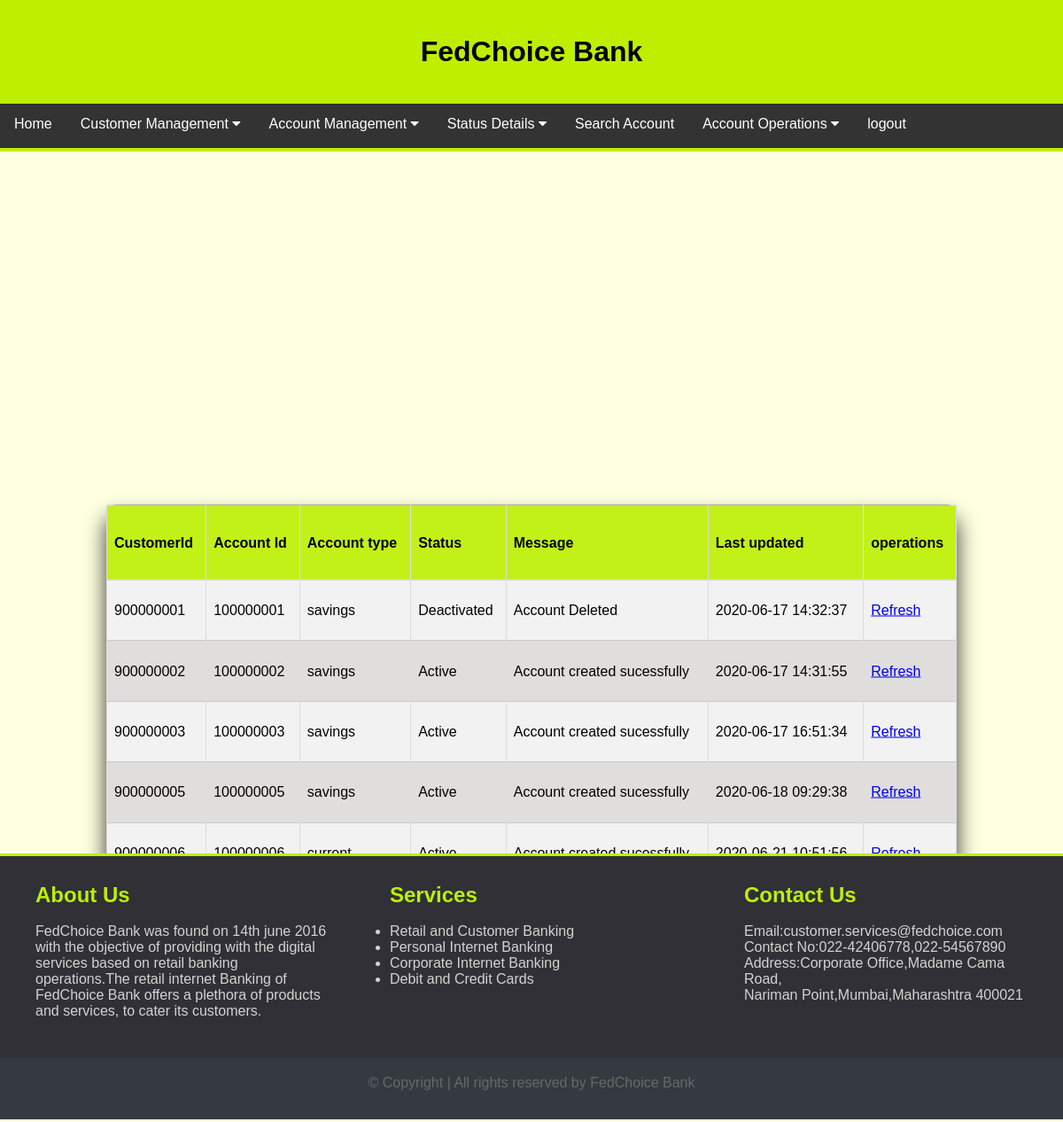
The page /accountstatus (signed in) on the database its author committed.
### application/models.py (models this page shows)
class Accounts(db.Model):
    __tablename__='accounts'
    customerid=Column(Integer,CheckConstraint('customerid>99999999 and customerid<999999999'),unique=True)
    accountid=Column(Integer,CheckConstraint('accountid>99999999 and accountid<999999999'),primary_key=True)
    accounttype=Column(String)
    balance=Column(Integer)
    status=Column(String)
    message=Column(String)
    lastupdated=Column(DateTime)

### application/routes.py (the view)
@app.route('/accountstatus')     #route for account  status page
@login_required
def accountstatus():
    accounts=Accounts.query.all()
    return render_template('accountstatus.html',accounts=accounts)

### application/__init__.py (called while the page is built)
@login_manager.user_loader
def user_loader(email):
    validate=Users.query.filter_by(email=email).first()
    if not validate:
        return
    user = User()
    user.id = email
    return user

### application/templates/accountstatus.html
{% include 'includes/header.html' %}
{% include 'includes/navbar.html' %}
<body>
    <table id="customers" class="box">
       <tr>
           <th>CustomerId</th>
            <th>Account Id</th>
           <th>Account type</th>
           <th>Status</th>
           <th>Message</th>
           <th>Last updated</th>
           <th>operations</th>
       </tr>
       {% for account in accounts %}
       <tr>
           <td>{{account.customerid}}</td>
           <td>{{account.accountid}}</td>
           <td>{{account.accounttype}}</td>
           <td>{{account.status}}</td>
           <td>{{account.message}}</td>
           <td>{{account.lastupdated.strftime("%Y-%m-%d %H:%M:%S")}}</td>
           <td><a href="#">Refresh</a></td>
       </tr>
       {% endfor %}
   </table>
</body>
</html>
{% include 'includes/footer.html' %}

### application/static/css/style.css (style rules this page uses)
html,body { height:90%; background-color: rgb(255, 255, 225); }
.box { position:absolute; top:70%; left:50%; transform:translate(-50%,-50%); width:400px; padding:40px; background:rgba(0,0,0,.8); box-sizing:border-box; box-shadow:0 15px 25px rgba(0,0,0,.8); border-radius:10px; }
td { padding-bottom:5px; color:white; padding-left:10px; }
* { margin:0; padding:0; font-family:sans-serif; background-size:cover; }
#customers { font-family: "Trebuchet MS", Arial, Helvetica, sans-serif; border-collapse: collapse; width: 80%; height: 50%; color: black; margin: auto; }
#customers td, #customers th { border: 1px solid #ddd; padding: 8px; }
#customers td { color: black; }
#customers tr:nth-child(even) { background-color: #f2f2f2; }
#customers tr:nth-child(odd) { background-color: #e0dddd; }
#customers th { padding-top: 12px; padding-bottom: 12px; text-align: left; background-color: #c2f118; color: black; }

### rows shown on the page
Accounts: customerid "900000001", accountid "100000001", accounttype "savings", status "Deactivated", message "Account Deleted", lastupdated "2020-06-17 14:32:37"
Accounts: customerid "900000002", accountid "100000002", accounttype "savings", status "Active", message "Account created sucessfully", lastupdated "2020-06-17 14:31:55"
Accounts: customerid "900000003", accountid "100000003", accounttype "savings", status "Active", message "Account created sucessfully", lastupdated "2020-06-17 16:51:34"
Accounts: customerid "900000005", accountid "100000005", accounttype "savings", status "Active", message "Account created sucessfully", lastupdated "2020-06-18 09:29:38"
Accounts: customerid "900000006", accountid "100000006", accounttype "current", status "Active", message "Account created sucessfully", lastupdated "2020-06-21 10:51:56"
